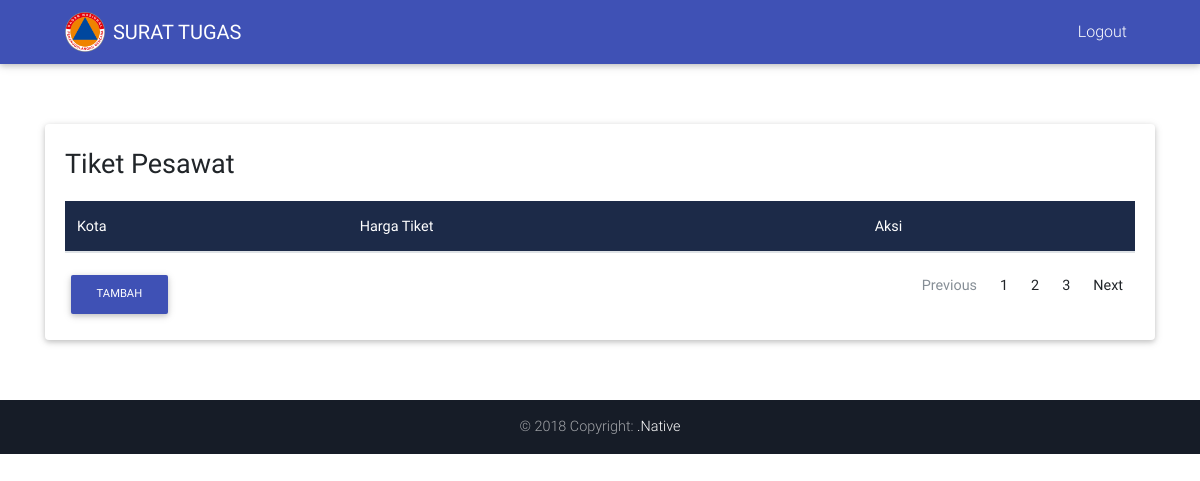
/index.php/home/tiket_pesawat, run on an earlier commit of the app's database.
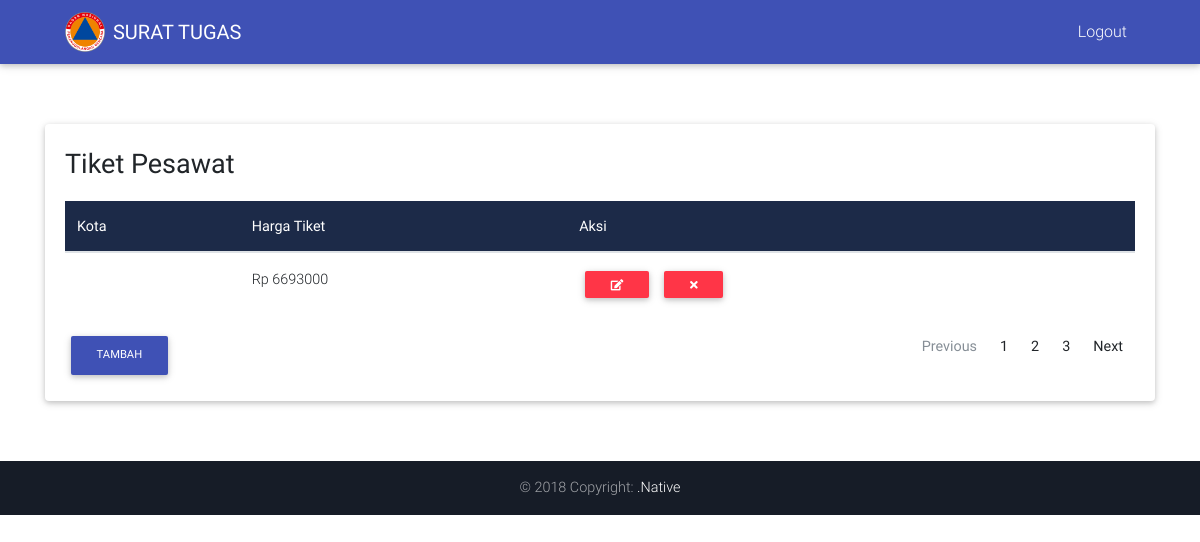
And on a later commit of the database.
### tables this page shows
CREATE TABLE `tiket_pesawat` (
  `id` int(5) NOT NULL,
  `biaya_tiket` int(10) NOT NULL,
  `rute` varchar(255) NOT NULL
);

### application/controllers/Home.php (called while the page is built, shortened)
<?php
class Home extends CI_Controller {
	function __Construct()
    {
        $this->load->model("home_model");
        $this->load->library("pagination");
    }
	public function tiket_pesawat()
	{
		$data['pesawat'] = $this->home_model->get_tiket_pesawat();
		$this->load->view('nav');
		$this->load->view('header');
		$this->load->view('tiket_pesawat', $data);
		$this->load->view('footer');
	}
}

### index.php (called while the page is built, shortened)
<?php
require_once BASEPATH.'core/CodeIgniter.php';

### application/models/Home_model.php (called while the page is built, shortened)
<?php
class Home_model extends CI_Model {
	function get_tiket_pesawat() {
		$this->db->from('tiket_pesawat');
		$query = $this->db->get();
		return $query->result();
	}
}
?>

### application/views/tiket_pesawat.php (the view, shortened to what this page needs)
<body>
  <div class="container margin">
    <div class="card mb-8">
      <div class="card-body">
        <p style="font-size: 27px;">Tiket Pesawat</p>
        <div align="center">
          <table class="table table-hover">
                          <thead class="mdb-color darken-3 white-text">
                            <tr>
                              <th scope="col">Kota</th>
                              <th scope="col">Harga Tiket</th>
                              <th scope="col">Aksi</th>
                            </tr>
                          </thead>
                          <tbody>
                            <?php foreach ($pesawat as $row) {
                echo "
                <tr>
                              <td>".$row->kota."</td>
                              <td> Rp ".$row->biaya_tiket."</td>
                              <td>
                                <span class='table-remove'><a href='".base_url("home/edit_tiket_page/$row->id")."'><button type='button'  class='btn btn-danger btn-rounded btn-sm my-0'><i class='fa fa-pencil-square-o' aria-hidden='true'></i></button></a>
                                <span class='table-remove'><a href='".base_url("home/delete_tiket/$row->id")."'><button type='button' class='btn btn-danger btn-rounded btn-sm my-0'><i class='fa fa-times' aria-hidden='true'></i></button></span>
                                </td>
                            </tr>
                            <tr>";
              }
                             ?>
                      </tbody>
                    </table>
          <div class="row">
            <div class="col">
              <div align="left">
                <a href="#"><button type="button" data-toggle="modal" data-target="#modalRegisterForm" class="btn btn-indigo btn-md">Tambah</button></a>
              </div>
            </div>
            <div class="col">
              <nav aria-label="Page navigation example">
                <ul class="pagination justify-content-end">
                  <li class="page-item disabled">
                    <a class="page-link" href="#" tabindex="-1">Previous</a>
                  </li>
                  <li class="page-item"><a class="page-link" href="#">1</a></li>
                  <li class="page-item"><a class="page-link" href="#">2</a></li>
                  <li class="page-item"><a class="page-link" href="#">3</a></li>
                  <li class="page-item">
                    <a class="page-link" href="#">Next</a>
                  </li>
                </ul>
              </nav>
            </div>
          </div>
        </div>
      </div>
    </div>
  </div>
</body>
</html>

What changed in the data, as far as the page shows it:
added tiket_pesawat: biaya_tiket "6693000"
